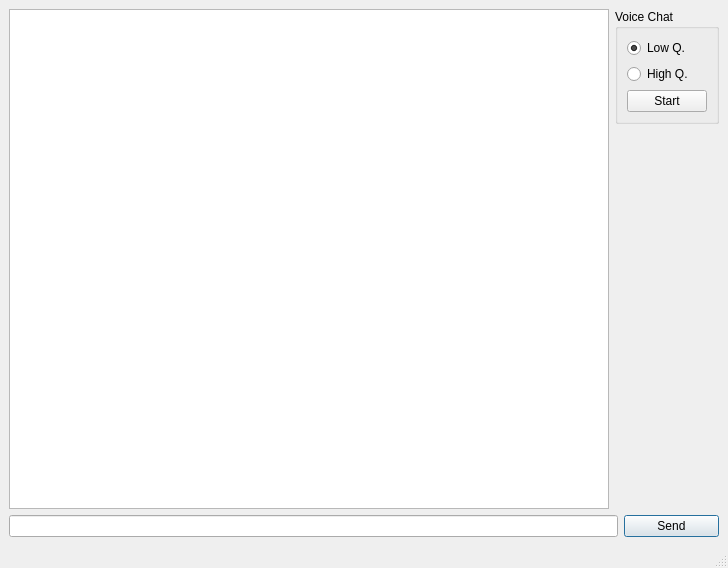
<?xml version="1.0" encoding="UTF-8"?>
<ui version="4.0">
 <class>PMWindow</class>
 <widget class="QMainWindow" name="PMWindow">
  <property name="geometry">
   <rect>
    <x>0</x>
    <y>0</y>
    <width>728</width>
    <height>568</height>
   </rect>
  </property>
  <property name="windowTitle">
   <string>MainWindow</string>
  </property>
  <widget class="QWidget" name="centralwidget">
   <layout class="QVBoxLayout" name="verticalLayout_2">
    <item>
     <layout class="QHBoxLayout" name="horizontalLayout">
      <item>
       <widget class="QTextEdit" name="txtChat">
        <property name="readOnly">
         <bool>true</bool>
        </property>
       </widget>
      </item>
      <item>
       <layout class="QVBoxLayout" name="verticalLayout">
        <item>
         <widget class="QGroupBox" name="grbVoice">
          <property name="minimumSize">
           <size>
            <width>0</width>
            <height>0</height>
           </size>
          </property>
          <property name="title">
           <string>Voice Chat</string>
          </property>
          <layout class="QVBoxLayout" name="verticalLayout_3">
           <item>
            <widget class="QRadioButton" name="rdoLow">
             <property name="text">
              <string>Low Q.</string>
             </property>
             <property name="checked">
              <bool>true</bool>
             </property>
            </widget>
           </item>
           <item>
            <widget class="QRadioButton" name="rdoHigh">
             <property name="text">
              <string>High Q.</string>
             </property>
            </widget>
           </item>
           <item>
            <widget class="QPushButton" name="btnVoice">
             <property name="text">
              <string>Start</string>
             </property>
            </widget>
           </item>
          </layout>
         </widget>
        </item>
        <item>
         <spacer name="verticalSpacer">
          <property name="orientation">
           <enum>Qt::Vertical</enum>
          </property>
          <property name="sizeHint" stdset="0">
           <size>
            <width>20</width>
            <height>40</height>
           </size>
          </property>
         </spacer>
        </item>
       </layout>
      </item>
     </layout>
    </item>
    <item>
     <layout class="QHBoxLayout" name="horizontalLayout_2">
      <item>
       <widget class="QLineEdit" name="txtInput"/>
      </item>
      <item>
       <widget class="QPushButton" name="btnSend">
        <property name="minimumSize">
         <size>
          <width>95</width>
          <height>0</height>
         </size>
        </property>
        <property name="text">
         <string>Send</string>
        </property>
        <property name="autoDefault">
         <bool>true</bool>
        </property>
        <property name="default">
         <bool>true</bool>
        </property>
       </widget>
      </item>
     </layout>
    </item>
   </layout>
  </widget>
  <widget class="QMenuBar" name="menubar">
   <property name="geometry">
    <rect>
     <x>0</x>
     <y>0</y>
     <width>728</width>
     <height>21</height>
    </rect>
   </property>
  </widget>
  <widget class="QStatusBar" name="statusbar"/>
 </widget>
 <resources/>
 <connections/>
</ui>
